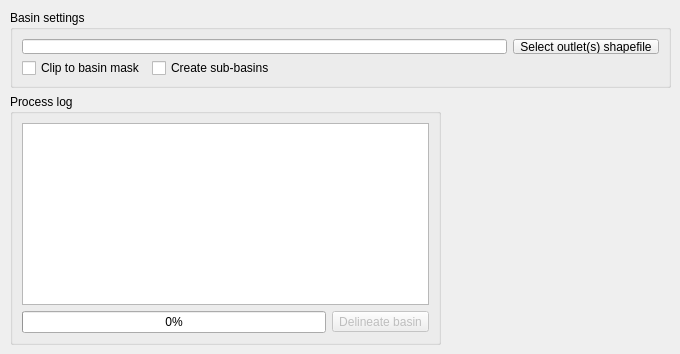
     <widget class="QWidget" name="basinDelineationTab">
      <attribute name="title">
       <string>Basin delineation</string>
      </attribute>
      <widget class="QGroupBox" name="processLog2GroupBox">
       <property name="geometry">
        <rect>
         <x>10</x>
         <y>94</y>
         <width>431</width>
         <height>251</height>
        </rect>
       </property>
       <property name="title">
        <string>Process log</string>
       </property>
       <layout class="QGridLayout" name="gridLayout">
        <item row="1" column="1">
         <widget class="QToolButton" name="delineateButton">
          <property name="enabled">
           <bool>false</bool>
          </property>
          <property name="text">
           <string>Delineate basin</string>
          </property>
         </widget>
        </item>
        <item row="0" column="0" colspan="2">
         <widget class="QTextEdit" name="processLog2TextEdit">
          <property name="readOnly">
           <bool>true</bool>
          </property>
         </widget>
        </item>
        <item row="1" column="0">
         <widget class="QProgressBar" name="delineateProgressBar">
          <property name="value">
           <number>0</number>
          </property>
         </widget>
        </item>
       </layout>
      </widget>
      <widget class="QGroupBox" name="outletsGroupBox">
       <property name="geometry">
        <rect>
         <x>10</x>
         <y>10</y>
         <width>661</width>
         <height>78</height>
        </rect>
       </property>
       <property name="title">
        <string>Basin settings</string>
       </property>
       <layout class="QFormLayout" name="formLayout">
        <item row="0" column="0" colspan="2">
         <layout class="QHBoxLayout" name="horizontalLayout_14">
          <item>
           <widget class="QLineEdit" name="outletsLineEdit">
            <property name="readOnly">
             <bool>true</bool>
            </property>
           </widget>
          </item>
          <item>
           <widget class="QToolButton" name="selectOutletsButton">
            <property name="text">
             <string>Select outlet(s) shapefile</string>
            </property>
           </widget>
          </item>
         </layout>
        </item>
        <item row="1" column="0">
         <widget class="QCheckBox" name="clipMaskCheckBox">
          <property name="text">
           <string>Clip to basin mask</string>
          </property>
         </widget>
        </item>
        <item row="1" column="1">
         <widget class="QCheckBox" name="createSubBasinCheckBox">
          <property name="text">
           <string>Create sub-basins</string>
          </property>
         </widget>
        </item>
       </layout>
      </widget>
      <widget class="QLabel" name="label">
       <property name="geometry">
        <rect>
         <x>450</x>
         <y>90</y>
         <width>211</width>
         <height>251</height>
        </rect>
       </property>
       <property name="autoFillBackground">
        <bool>true</bool>
       </property>
       <property name="text">
        <string/>
       </property>
       <property name="pixmap">
        <pixmap resource="resources.qrc">:/plugins/SphyPreProcess/images/delineation.png</pixmap>
       </property>
       <property name="scaledContents">
        <bool>true</bool>
       </property>
       <property name="margin">
        <number>5</number>
       </property>
      </widget>
     </widget>
